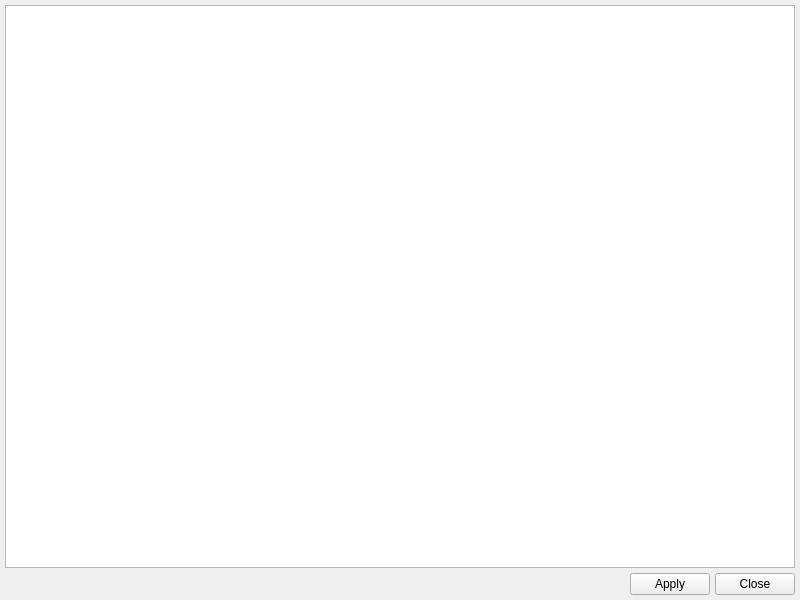
<?xml version="1.0" encoding="UTF-8"?>
<ui version="4.0">
 <class>DatatableReplace</class>
 <widget class="QMainWindow" name="DatatableReplace">
  <property name="geometry">
   <rect>
    <x>0</x>
    <y>0</y>
    <width>800</width>
    <height>600</height>
   </rect>
  </property>
  <property name="windowTitle">
   <string>DataTable Replace</string>
  </property>
  <widget class="QWidget" name="centralwidget">
   <layout class="QVBoxLayout" name="verticalLayout">
    <property name="spacing">
     <number>5</number>
    </property>
    <property name="leftMargin">
     <number>5</number>
    </property>
    <property name="topMargin">
     <number>5</number>
    </property>
    <property name="rightMargin">
     <number>5</number>
    </property>
    <property name="bottomMargin">
     <number>5</number>
    </property>
    <item>
     <widget class="QTableWidget" name="tw_data">
      <property name="editTriggers">
       <set>QAbstractItemView::DoubleClicked</set>
      </property>
     </widget>
    </item>
    <item>
     <layout class="QHBoxLayout" name="horizontalLayout">
      <item>
       <spacer name="horizontalSpacer">
        <property name="orientation">
         <enum>Qt::Horizontal</enum>
        </property>
        <property name="sizeHint" stdset="0">
         <size>
          <width>40</width>
          <height>20</height>
         </size>
        </property>
       </spacer>
      </item>
      <item>
       <widget class="QPushButton" name="pushButton_2">
        <property name="text">
         <string>Apply</string>
        </property>
       </widget>
      </item>
      <item>
       <widget class="QPushButton" name="pushButton">
        <property name="text">
         <string>Close</string>
        </property>
       </widget>
      </item>
     </layout>
    </item>
   </layout>
  </widget>
 </widget>
 <resources/>
 <connections>
  <connection>
   <sender>pushButton</sender>
   <signal>clicked()</signal>
   <receiver>DatatableReplace</receiver>
   <slot>close()</slot>
   <hints>
    <hint type="sourcelabel">
     <x>748</x>
     <y>578</y>
    </hint>
    <hint type="destinationlabel">
     <x>736</x>
     <y>596</y>
    </hint>
   </hints>
  </connection>
  <connection>
   <sender>pushButton_2</sender>
   <signal>clicked()</signal>
   <receiver>DatatableReplace</receiver>
   <slot>fn_apply()</slot>
   <hints>
    <hint type="sourcelabel">
     <x>661</x>
     <y>584</y>
    </hint>
    <hint type="destinationlabel">
     <x>652</x>
     <y>598</y>
    </hint>
   </hints>
  </connection>
 </connections>
 <slots>
  <slot>fn_apply()</slot>
  <slot>on_tw_data_item_changed(QTableWidgetItem*)</slot>
 </slots>
</ui>
